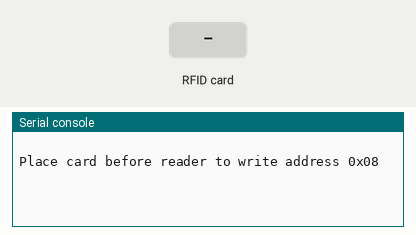
Simulated run of this program. Board: ESP32 board running MicroPython. Shown: the last lines printed to the serial console. The inputs (shaded band) are chosen by the test bench. The interpreter's speed is modelled, so counts of loop turns are approximate; library files of the repository ran but are not shown: mfrc522.py.

Above: at 1.2 s.
1.3 s: RFID card 5E 7A 19 C4 held to the reader
At 2.5 s:
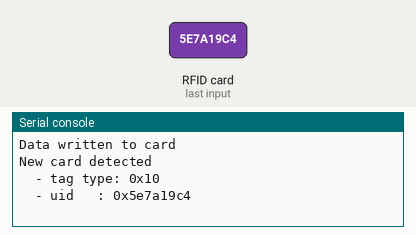
At 3.6 s:
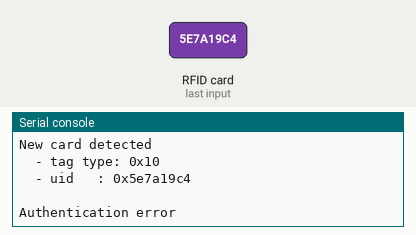

Measured:
- after the input at 1.3 s, the serial console: prints a new line at once (image 1)

The program:

write.py
```python
from machine import Pin, SoftSPI
from mfrc522 import MFRC522

sck=18
mosi=23
miso=19
rst=4
cs=5

spi = SoftSPI(baudrate=100000, polarity=0, phase=0, sck=sck, mosi=mosi, miso=miso)
spi.init()

rdr = MFRC522(spi=spi, gpioRst=4, gpioCs=5)
sda = Pin(5, Pin.OUT)

def do_write():
    print("")
    print("Place card before reader to write address 0x08")
    print("")

    try:
        while True:

			(stat, tag_type) = rdr.request(rdr.REQIDL)

			if stat == rdr.OK:

				(stat, raw_uid) = rdr.anticoll()

				if stat == rdr.OK:
					print("New card detected")
					print("  - tag type: 0x%02x" % tag_type)
					print("  - uid	 : 0x%02x%02x%02x%02x" % (raw_uid[0], raw_uid[1], raw_uid[2], raw_uid[3]))
					print("")

					if rdr.select_tag(raw_uid) == rdr.OK:

						key = bytearray([0xFF, 0xFF, 0xFF, 0xFF, 0xFF, 0xFF])

						if rdr.auth(rdr.AUTHENT1A, 8, key, raw_uid) == rdr.OK:
							stat = rdr.write(8, b"\x4B\x4B\x4B\x4B\x4B\x4B\x4B\x4B\x4B\x4B\x4B\x4B\x4B\x4B\x4B\x4B")
							rdr.stop_crypto1()
							if stat == rdr.OK:
								print("Data written to card")
							else:
								print("Failed to write data to card")
						else:
							print("Authentication error")
					else:
						print("Failed to select tag")

    except KeyboardInterrupt:
        print("Bye")

do_write()
```
